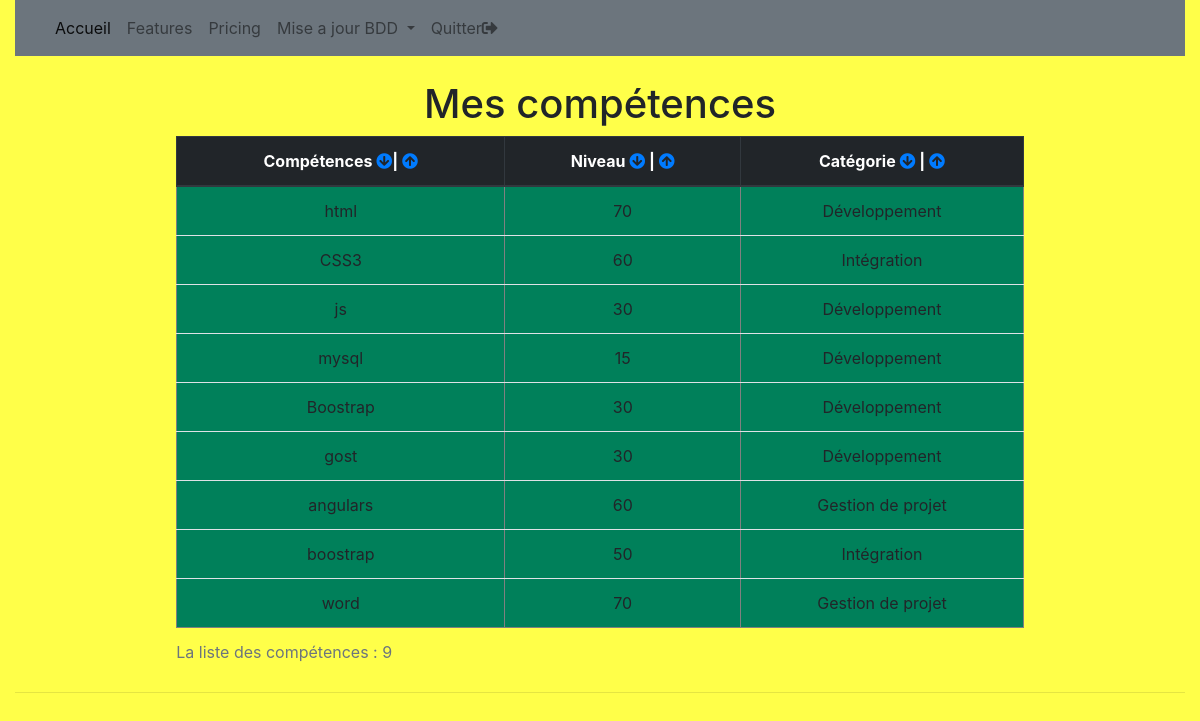
Page /front/competences.php on the committed database.
### tables this page shows
CREATE TABLE `t_competences` (
  `id_competence` int(3) NOT NULL,
  `competence` varchar(150) NOT NULL,
  `niveau` int(3) NOT NULL,
  `categorie` enum('Développement','Gestion de projet','Intégration') NOT NULL,
  `id_utilisateur` int(3) NOT NULL
);

### front/competences.php (the view, shortened to what this page needs)
<?php require '../admin/connexion.php';
    ?>
<!DOCTYPE html>
<html lang="fr">
<head>
    <link rel="stylesheet" href="https://use.fontawesome.com/releases/v5.3.1/css/all.css">
    <link href="https://stackpath.bootstrapcdn.com/bootstrap/4.1.3/css/bootstrap.min.css" rel="stylesheet">
    <link rel="stylesheet" href="css/style.css">
</head>
<body>
<div class="container-fluid">
<?php require 'navigation.php'; ?>
    <?php
          $sql = $pdoCV->prepare(" SELECT * FROM t_competences");
          $sql->execute();
          $nbr_competences = $sql->rowCount();
    ?>
<h1 class="text-center mt-4">Mes compétences</h1>
 <div class="tableau table-center text-center col-9 mx-auto">
        <table border="1" class="table text-center" >
        <caption>La liste des compétences : <?php echo $nbr_competences; ?></caption>
        <thead class="thead-dark">
            <tr>
                <th>Compétences <a href="competences.php?column=competence&order=asc"><i class="fas fa-arrow-circle-down"></i></a>| <a href="competences.php?column=competence&order=desc"><i class="fas fa-arrow-circle-up"></i> </a></th>
                <th>Niveau <a href="competences.php?column=niveau&order=asc"><i class="fas fa-arrow-circle-down"></i></a> | <a href="competences.php?column=niveau&order=desc"><i class="fas fa-arrow-circle-up"></i></a></th>
                <th>Catégorie <a href="competences.php?column=categorie&order=asc"><i class="fas fa-arrow-circle-down"></i> </a> | <a href="competences.php?column=categorie&order=desc"><i class="fas fa-arrow-circle-up"></i></a></th>
            </tr>
        </thead>
        <tbody>
        <?php while($ligne_competence=$sql->fetch())
        {
        ?>
            <tr>
                <td><?php echo $ligne_competence['competence']; ?></td>
                <td><?php echo $ligne_competence['niveau']; ?></td>
                <td><?php echo $ligne_competence['categorie']; ?></td>
            </tr>
        <?php
            }
        ?>
        </tbody>
        </table>
 </div>
<hr>
   </div>
</body>
</html>

### front/navigation.php (shortened to what this page needs)
<nav class="navbar navbar-expand-lg navbar-light bg-secondary">
  <div class="collapse navbar-collapse" id="navbarNavDropdown">
    <ul class="navbar-nav">
      <li class="nav-item active">
        <a class="nav-link" href="index.php">Accueil <span class="sr-only">(current)</span></a>
      </li>
      <li class="nav-item">
        <a class="nav-link" href="#">Features</a>
      </li>
      <li class="nav-item">
        <a class="nav-link" href="#">Pricing</a>
      </li>
      <li class="nav-item dropdown">
        <a class="nav-link dropdown-toggle" href="#" id="navbarDropdownMenuLink" role="button" data-toggle="dropdown" aria-haspopup="true" aria-expanded="false">
          Mise a jour BDD
        </a>
</li>
        <li class="nav-item">
          <a class="nav-link" href="../admin/index.php?quitter=oui" title="<?php echo $ligne_utilisateur['prenom']; ?> déconnectez-vous !">Quitter<i class="fas fa-sign-out-alt"></i></a>
      </li>
    </ul>
  </div>
</nav>

### front/css/style.css (style rules this page uses)
body { background: rgba(255, 255, 0, 0.712); }
.table { background: rgb(0, 128, 90); width: 100%; margin-bottom: 1rem; }

### rows in the picture
t_competences: competence "html", niveau "70", categorie "Développement"
t_competences: competence "CSS3", niveau "60", categorie "Intégration"
t_competences: competence "js", niveau "30", categorie "Développement"
t_competences: competence "mysql", niveau "15", categorie "Développement"
t_competences: competence "Boostrap", niveau "30", categorie "Développement"
t_competences: competence "gost", niveau "30", categorie "Développement"
t_competences: competence "angulars", niveau "60", categorie "Gestion de projet"
t_competences: competence "boostrap", niveau "50", categorie "Intégration"
t_competences: competence "word", niveau "70", categorie "Gestion de projet"

### other values in the picture
$nbr_competences "9"
